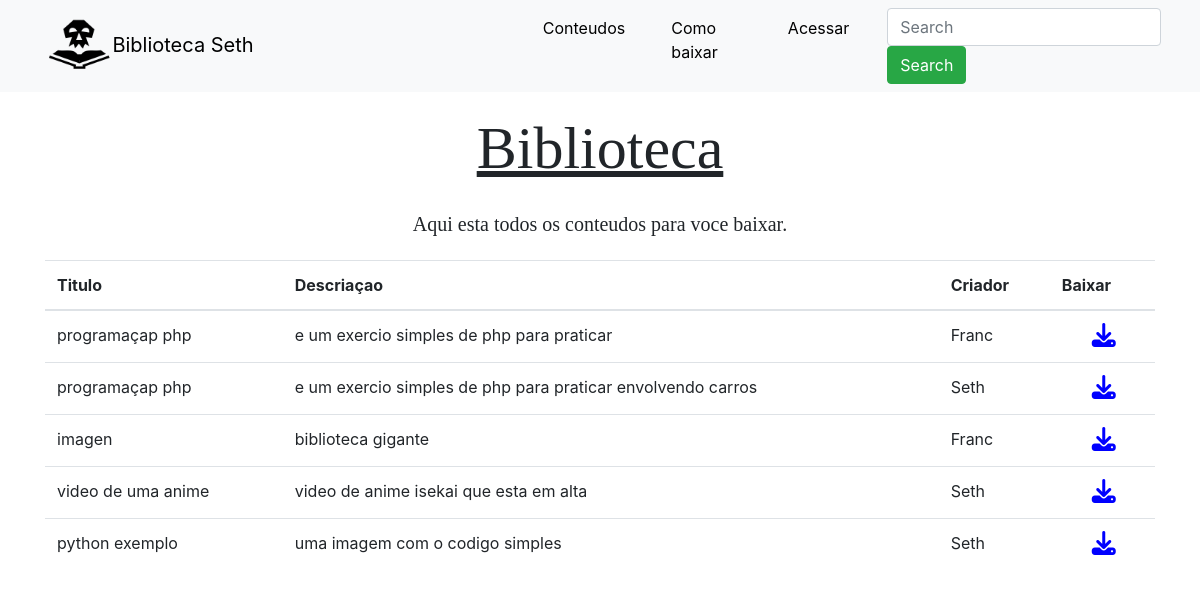
The app's page /conteudos with its own data.
### Core/models.py (models this page shows)
class Conteudos(models.Model):
    Nome = models.CharField(max_length=200)
    Conteudo = models.TextField()
    Arquivo = models.FileField(upload_to='arquivos/%d/%m/%Y', blank=True)
    Criador = models.ForeignKey(User,on_delete=models.CASCADE)

### Core/views.py (the view)
# urls.py: path('conteudos',views.Dados, name='conteudos'),
def Dados(request):
    arquivos = Conteudos.objects.all()
    dados = {'arquivos':arquivos}
    return render(request,'Conteudos.html',dados)

### Core/Templates/Conteudos.html (shortened to what this page needs)
{% extends 'header.html'%}
{% block content %}
{%load static%}
    <div class="container">
        <h1>Biblioteca</h1>
        <p>Aqui esta todos os conteudos para voce baixar.</p>
        <table class="table table-houver">
            <thead>
                <tr>
                    <th>Titulo</th>
                    <th>Descriaçao</th>
                    <th>Criador</th>
                    <th>Baixar</th>
                </tr>
            </thead>
            <tbody>
                {% for arq in arquivos%}
                    <tr>
                        <td>{{arq.Nome}}</td>
                        <td>{{arq.Conteudo}}</td>
                        <td>{{arq.Criador}}</td>
                        <td><a href="{{arq.Arquivo.url}}" target="_blank"> <i style='font-size:24px; color:blue;' class='fas'>&#xf019;</i></a></td>
                    </tr>
                {%endfor%}
            </tbody>
        </table>
    </div>
{% endblock%}

### Core/Templates/Conteudos.html (style rules this page uses)
h1,h2 { text-align: center; font-family:Georgia, 'Times New Roman', Times, serif; margin-top: 15px; padding: 5px; text-decoration:underline; font-size:60px; }
p { text-align: center; font-family:Georgia, 'Times New Roman', Times, serif; margin-top: 15px; padding: 5px; font-size:20px; }

### records on screen
Conteudos: Nome "programaçap php", Conteudo "e um exercio simples de php para praticar", Criador "Franc"
Conteudos: Nome "programaçap php", Conteudo "e um exercio simples de php para praticar envolvendo carros", Criador "Seth"
Conteudos: Nome "imagen", Conteudo "biblioteca gigante", Criador "Franc"
Conteudos: Nome "video de uma anime", Conteudo "video de anime isekai que esta em alta", Criador "Seth"
Conteudos: Nome "python exemplo", Conteudo "uma imagem com o codigo simples", Criador "Seth"
